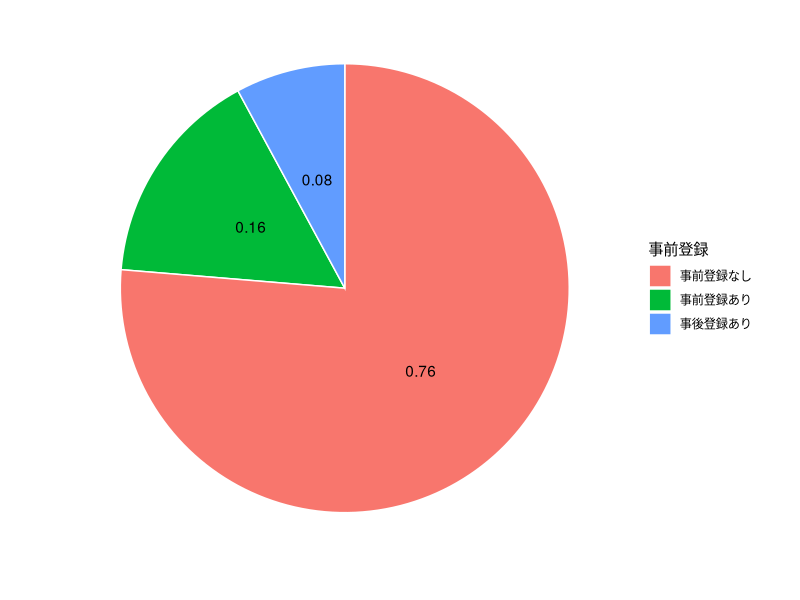
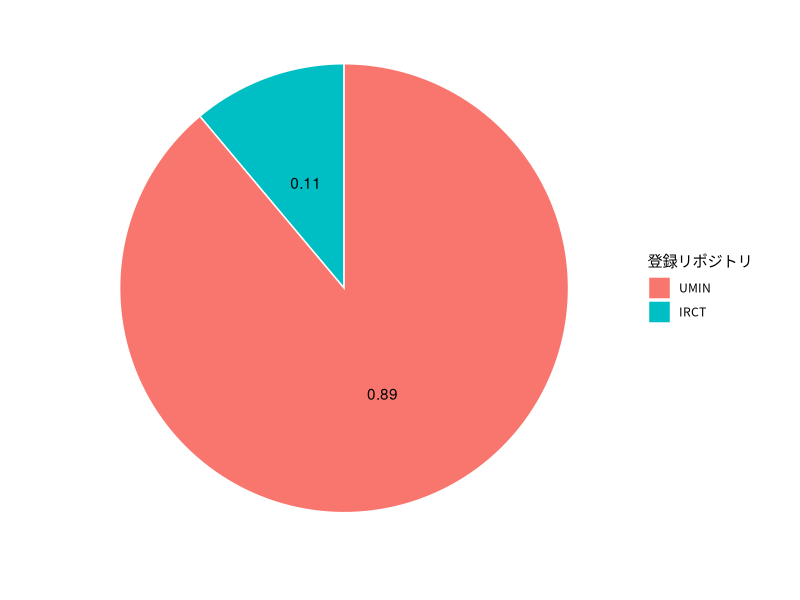
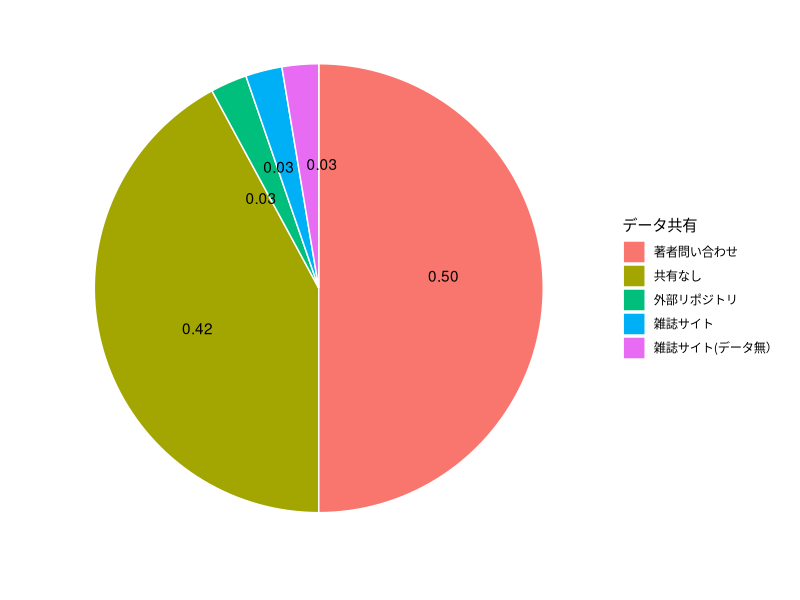
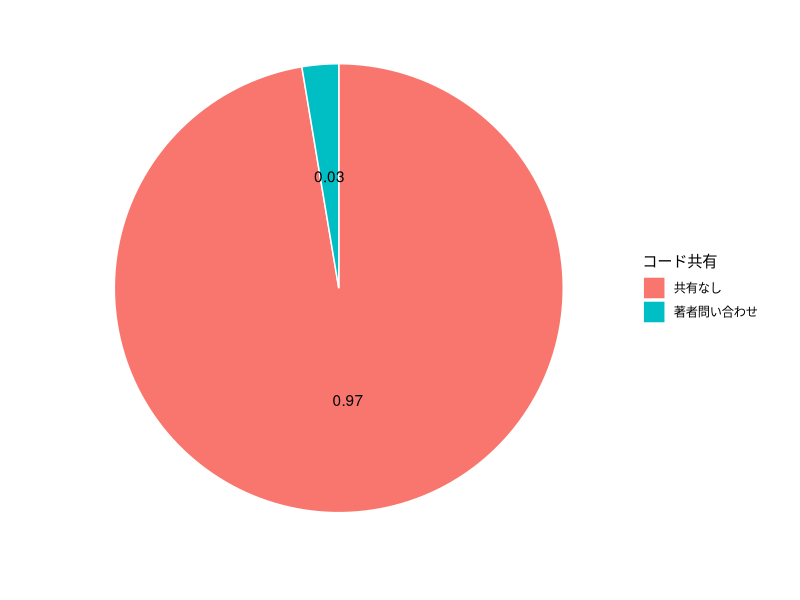
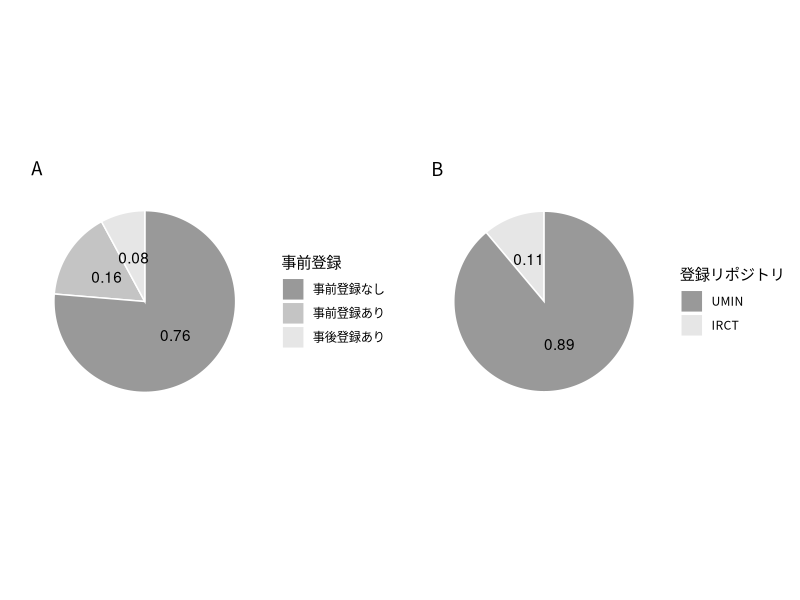
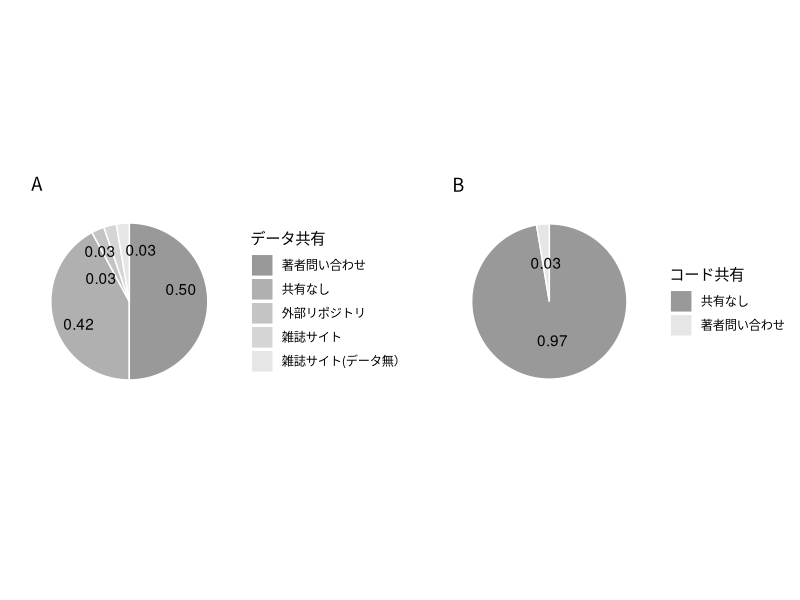

Write R code to recreate these figures, in order.
## ---- chunk 1
library(tidyverse)
library(ggrepel)
library(gridExtra)
library(knitr)
## ---- chunk 2
setwd("../data")
data <- read_csv("data.csv")
## ---- chunk 3
kable(table(data$type))
## ---- chunk 4
data %>% 
  filter(with_data == 1) %>% 
  select(pre_registered) %>% 
  mutate(n = 1) %>% 
  group_by(pre_registered) %>% 
  summarize(total = sum(n)) %>% 
  mutate(percentage = total/sum(total)) %>% 
  ggplot(aes(x = "", y = total, fill = reorder(pre_registered, -total))) +
  geom_bar(width = 1, stat = "identity", color = "white") +
  coord_polar(theta = "y", direction = -1) +
  theme_bw(base_family = "Noto Sans CJK JP") +
  labs(fill = "事前登録") +
  theme(axis.ticks = element_blank(),
        axis.text = element_blank(),
        panel.grid = element_blank(),
        panel.border = element_blank()) +
  xlab("") + ylab("") +
  geom_text(aes(x = 1, label = sprintf("%0.2f", round(percentage, digits = 2))), position = position_stack(vjust = 0.5))
## ---- chunk 5
data %>% 
  filter(with_data == 1 & pre_registered != "事前登録なし") %>% 
  select(where_pre_registered) %>% 
  mutate(n = 1) %>% 
  group_by(where_pre_registered) %>% 
  summarize(total = sum(n)) %>% 
  mutate(percentage = total/sum(total)) %>% 
  ggplot(aes(x = "", y = total, fill = reorder(where_pre_registered, -total))) +
  geom_bar(width = 1, stat = "identity", color = "white") +
  coord_polar(theta = "y", direction = -1) +
  theme_bw(base_family = "Noto Sans CJK JP") +
  labs(fill = "登録リポジトリ") +
  theme(axis.ticks = element_blank(),
        axis.text = element_blank(),
        panel.grid = element_blank(),
        panel.border = element_blank()) +
  xlab("") + ylab("") +
  geom_text(aes(x = 1, label = sprintf("%0.2f", round(percentage, digits = 2))), position = position_stack(vjust = 0.5))
## ---- chunk 6
data %>% 
  filter(with_data == 1) %>% 
  select(share_data) %>% 
  mutate(n = 1) %>% 
  group_by(share_data) %>% 
  summarize(total = sum(n)) %>% 
  mutate(percentage = total/sum(total)) %>% 
  ggplot(aes(x = "", y = total, fill = reorder(share_data, -total))) +
  geom_bar(width = 1, stat = "identity", color = "white") +
  coord_polar(theta = "y", direction = -1) +
  theme_bw(base_family = "Noto Sans CJK JP") +
  labs(fill = "データ共有") +
  theme(axis.ticks = element_blank(),
        axis.text = element_blank(),
        panel.grid = element_blank(),
        panel.border = element_blank()) +
  xlab("") + ylab("") +
  geom_text_repel(aes(x = 1, label = sprintf("%0.2f", round(percentage, digits = 2))), position = position_stack(vjust = 0.5))
## ---- chunk 7
data %>% 
  filter(with_data == 1) %>% 
  select(share_code) %>% 
  mutate(n = 1) %>% 
  group_by(share_code) %>% 
  summarize(total = sum(n)) %>% 
  mutate(percentage = total/sum(total)) %>%
  ggplot(aes(x = "", y = total, fill = reorder(share_code, -total))) +
  geom_bar(width = 1, stat = "identity", color = "white") +
  coord_polar(theta = "y", direction = -1) +
  theme_bw(base_family = "Noto Sans CJK JP") +
  labs(fill = "コード共有") +
  theme(axis.ticks = element_blank(),
        axis.text = element_blank(),
        panel.grid = element_blank(),
        panel.border = element_blank()) +
  xlab("") + ylab("") +
  geom_text(aes(x = 1, label = sprintf("%0.2f", round(percentage, digits = 2))), position = position_stack(vjust = 0.5))
## ---- chunk 8
p1 <- data %>% 
  filter(with_data == 1) %>% 
  select(pre_registered) %>% 
  mutate(n = 1) %>% 
  group_by(pre_registered) %>% 
  summarize(total = sum(n)) %>% 
  mutate(percentage = total/sum(total)) %>% 
  ggplot(aes(x = "", y = total, fill = reorder(pre_registered, -total))) +
  geom_bar(width = 1, stat = "identity", color = "white") +
  coord_polar(theta = "y", direction = -1) +
  theme_bw(base_family = "Noto Sans CJK JP") +
  scale_fill_grey(start = 0.6, end = 0.9) + 
  labs(fill = "事前登録") +
  theme(axis.ticks = element_blank(),
        axis.text = element_blank(),
        panel.grid = element_blank(),
        panel.border = element_blank()) +
  xlab("") + ylab("") +
  geom_text(aes(x = 1, label = sprintf("%0.2f", round(percentage, digits = 2))), position = position_stack(vjust = 0.5))+
  ggtitle("A") 

p2 <- data %>% 
  filter(with_data == 1 & pre_registered != "事前登録なし") %>% 
  select(where_pre_registered) %>% 
  mutate(n = 1) %>% 
  group_by(where_pre_registered) %>% 
  summarize(total = sum(n)) %>% 
  mutate(percentage = total/sum(total)) %>% 
  ggplot(aes(x = "", y = total, fill = reorder(where_pre_registered, -total))) +
  geom_bar(width = 1, stat = "identity", color = "white") +
  coord_polar(theta = "y", direction = -1) +
  theme_bw(base_family = "Noto Sans CJK JP") +
  scale_fill_grey(start = 0.6, end = 0.9) + 
  labs(fill = "登録リポジトリ") +
  theme(axis.ticks = element_blank(),
        axis.text = element_blank(),
        panel.grid = element_blank(),
        panel.border = element_blank()) +
  xlab("") + ylab("") +
  geom_text(aes(x = 1, label = sprintf("%0.2f", round(percentage, digits = 2))), position = position_stack(vjust = 0.5))+
  ggtitle("B") 

grid.arrange(p1, p2, nrow = 1)
## ---- chunk 9
p3 <- data %>% 
  filter(with_data == 1) %>% 
  select(share_data) %>% 
  mutate(n = 1) %>% 
  group_by(share_data) %>% 
  summarize(total = sum(n)) %>% 
  mutate(percentage = total/sum(total)) %>% 
  ggplot(aes(x = "", y = total, fill = reorder(share_data, -total))) +
  geom_bar(width = 1, stat = "identity", color = "white") +
  coord_polar(theta = "y", direction = -1) +
  theme_bw(base_family = "Noto Sans CJK JP") +
  scale_fill_grey(start = 0.6, end = 0.9) + 
  labs(fill = "データ共有") +
  theme(axis.ticks = element_blank(),
        axis.text = element_blank(),
        panel.grid = element_blank(),
        panel.border = element_blank()) +
  xlab("") + ylab("") +
  geom_text_repel(aes(x = 1, label = sprintf("%0.2f", round(percentage, digits = 2))), position = position_stack(vjust = 0.5)) +
  ggtitle("A") 
  
  
p4 <- data %>% 
  filter(with_data == 1) %>% 
  select(share_code) %>% 
  mutate(n = 1) %>% 
  group_by(share_code) %>% 
  summarize(total = sum(n)) %>% 
  mutate(percentage = total/sum(total)) %>%
  ggplot(aes(x = "", y = total, fill = reorder(share_code, -total))) +
  geom_bar(width = 1, stat = "identity", color = "white") +
  coord_polar(theta = "y", direction = -1) +
  theme_bw(base_family = "Noto Sans CJK JP") +
  scale_fill_grey(start = 0.6, end = 0.9) + 
  labs(fill = "コード共有") +
  theme(axis.ticks = element_blank(),
        axis.text = element_blank(),
        panel.grid = element_blank(),
        panel.border = element_blank()) +
  xlab("") + ylab("") +
  geom_text(aes(x = 1, label = sprintf("%0.2f", round(percentage, digits = 2))), position = position_stack(vjust = 0.5))　+
  ggtitle("B") 

grid.arrange(p3, p4, widths=c(1,0.9), nrow = 1)
